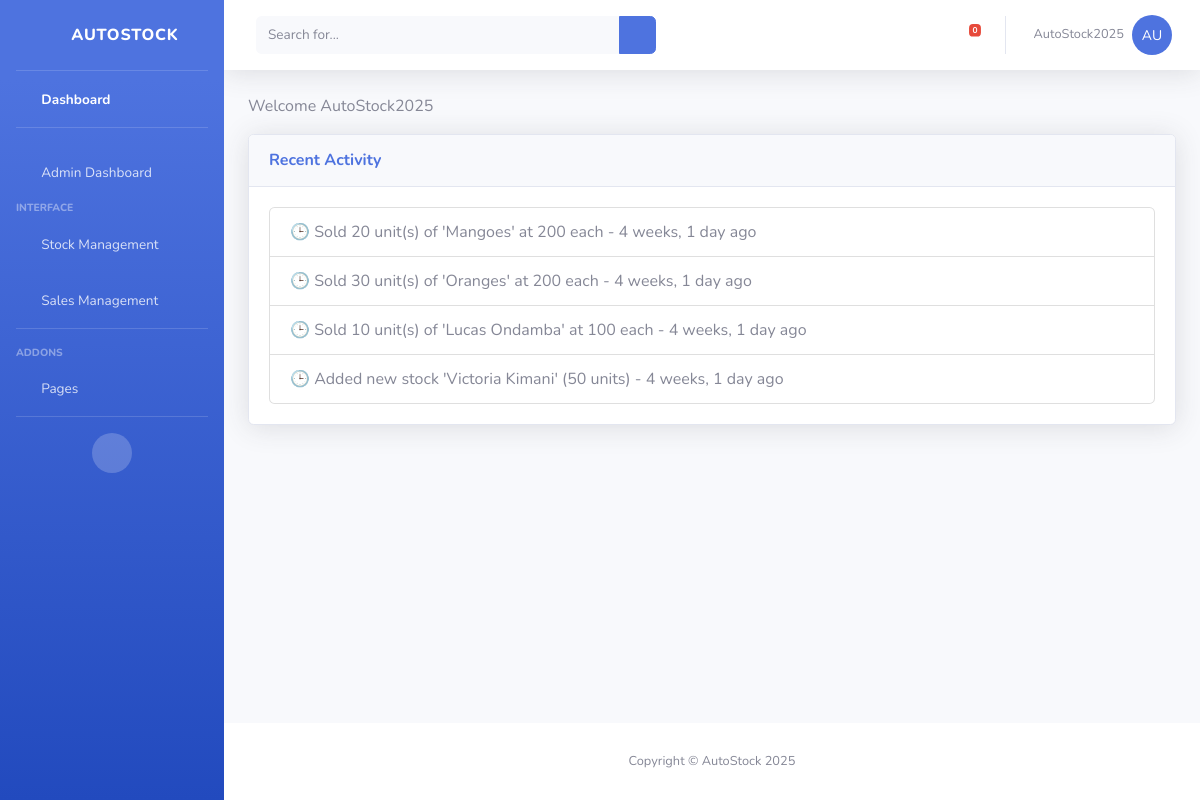
The page / (signed in) on the database as committed earlier.
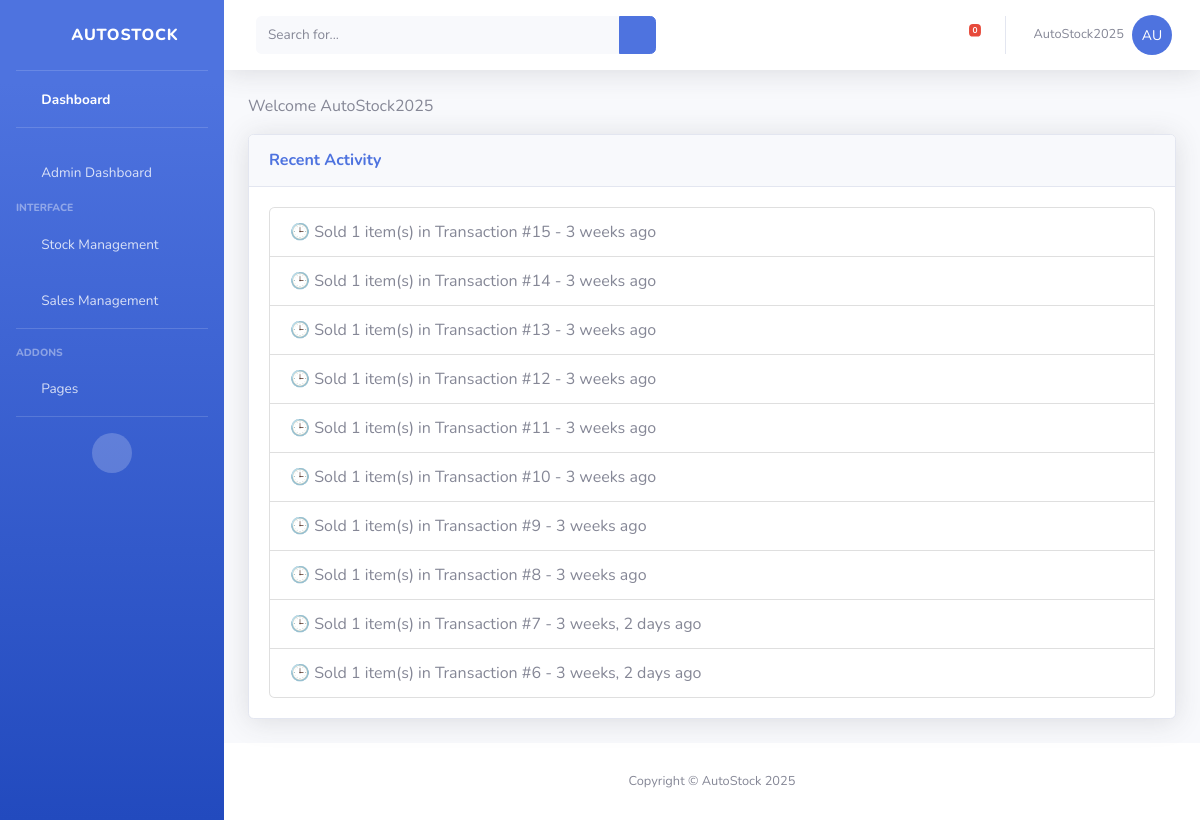
The same page on the database as committed later.
### autoapp/models.py (models this page shows, shortened)
class ActivityLog(models.Model):
    user = models.ForeignKey(User, on_delete=models.CASCADE)
    action = models.CharField(max_length=255)
    timestamp = models.DateTimeField(auto_now_add=True)

### autoapp/views.py (the view)
# urls.py: path('', views.index, name='index'),
@login_required
def index(request):
    user = request.user
    today = now().date()
    profile = None
    if not user.is_superuser and hasattr(user, 'employeeprofile'):
        profile = user.employeeprofile
    activity_log = ActivityLog.objects.all().order_by('-timestamp')[:10]
    context = {
        "user": user,
        "profile": profile,
        "today": today,
        "activity_log": activity_log,
    }
    return render(request, "index.html", context)

### template/index.html (shortened to what the changed rows need)
<!DOCTYPE html>
<html lang="en">
<head>
    {% load static %}
    <link href="{% static 'vendor/fontawesome-free/css/all.min.css' %}" rel="stylesheet" type="text/css">
    <link href="{% static 'css/sb-admin-2.min.css' %}" rel="stylesheet">
</head>
<body id="page-top">
    <div id="wrapper">
        <div id="content-wrapper" class="d-flex flex-column">
            <div id="content">
                <div class="container-fluid">
<div class="card shadow mb-4">
    <div class="card-body">
        <ul class="list-group">
            {% for activity in activity_log %}
                <li class="list-group-item">🕒 {{ activity.action }} - {{ activity.timestamp|timesince }} ago</li>
            {% empty %}
                <li class="list-group-item">No recent activity</li>
            {% endfor %}
        </ul>
    </div>
</div>
                </div>
            </div>
        </div>
    </div>
</body>
</html>

Rows that differ between the two databases and show on the page:
no longer on this page (row unchanged): ActivityLog: action "Sold 20 unit(s) of 'Mangoes' at 200 each", timestamp "4 weeks, 1 day"
no longer on this page (row unchanged): ActivityLog: action "Sold 30 unit(s) of 'Oranges' at 200 each", timestamp "4 weeks, 1 day"
no longer on this page (row unchanged): ActivityLog: action "Sold 10 unit(s) of 'Lucas Ondamba' at 100 each", timestamp "4 weeks, 1 day"
no longer on this page (row unchanged): ActivityLog: action "Added new stock 'Victoria Kimani' (50 units)", timestamp "4 weeks, 1 day"
added ActivityLog: action "Sold 1 item(s) in Transaction #15", timestamp "3 weeks"
added ActivityLog: action "Sold 1 item(s) in Transaction #14", timestamp "3 weeks"
added ActivityLog: action "Sold 1 item(s) in Transaction #13", timestamp "3 weeks"
added ActivityLog: action "Sold 1 item(s) in Transaction #12", timestamp "3 weeks"
added ActivityLog: action "Sold 1 item(s) in Transaction #11", timestamp "3 weeks"
added ActivityLog: action "Sold 1 item(s) in Transaction #10", timestamp "3 weeks"
added ActivityLog: action "Sold 1 item(s) in Transaction #9", timestamp "3 weeks"
added ActivityLog: action "Sold 1 item(s) in Transaction #8", timestamp "3 weeks"
added ActivityLog: action "Sold 1 item(s) in Transaction #7", timestamp "3 weeks, 2 days"
added ActivityLog: action "Sold 1 item(s) in Transaction #6", timestamp "3 weeks, 2 days"
